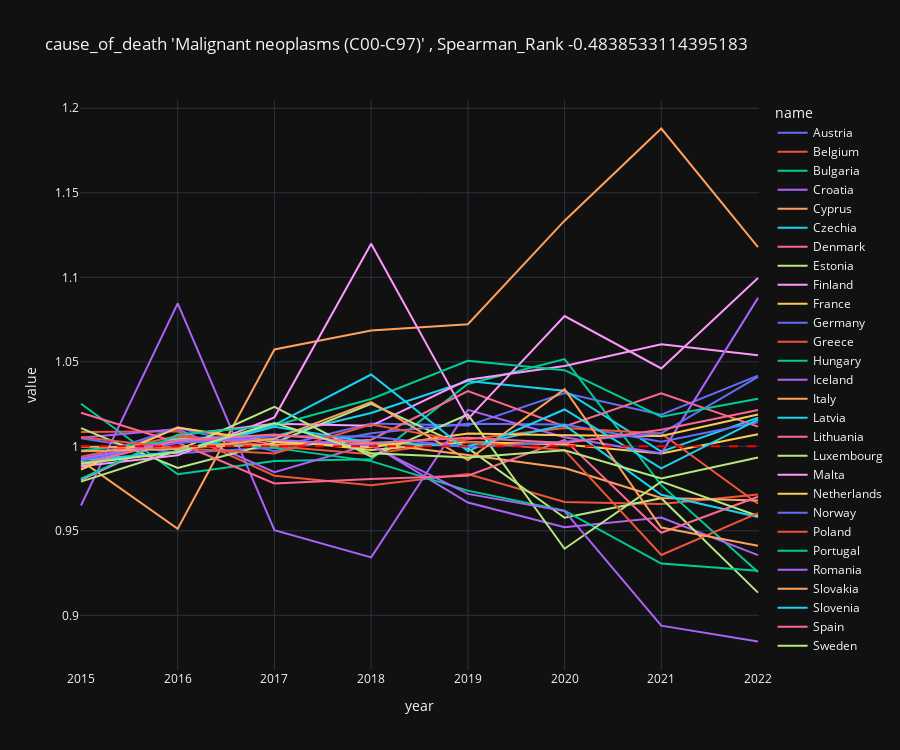
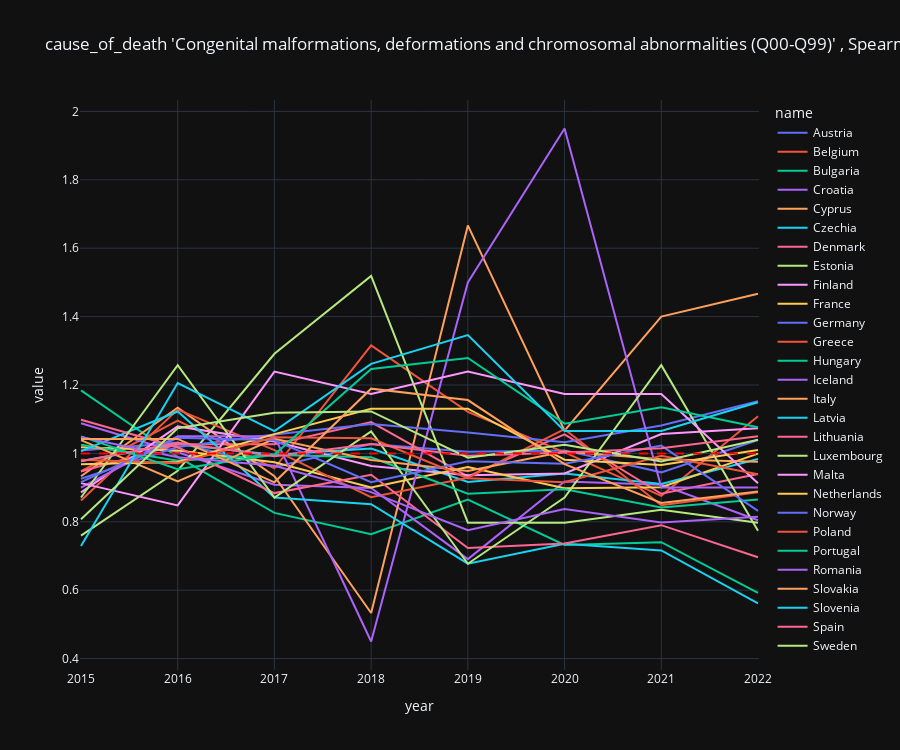
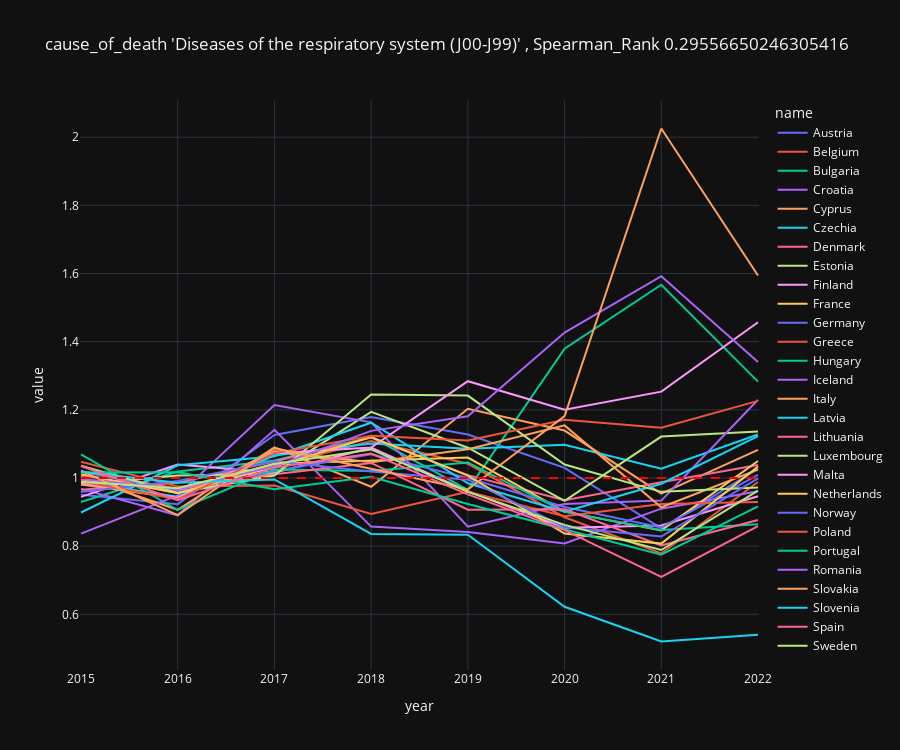

The notebook cell these images were saved under, in order:
### Markdown cell above
## lets see these overtime

### Code cell
# lets also filter by the top 10 most and least 10 vaccinated countries
v = dxv.copy().reset_index(drop=True)
v = v.sort_values(by='value',ascending=False) #least vaccine to most vaccines
v = v[~v['value'].isna()]
# include_abbr = pd.concat([v.head(5),v.tail(5)]).abbr.to_list()
include_abbr = v.abbr.drop_duplicates().to_list()

# let's print this lists for reference
# display(v.head(5))
# display(v.tail(5))

for index,row in TB_cod.iterrows():
    print(index,row)

    temp = cd[(cd['source']=='cause_of_death') & (cd['filter'] == row['cause_of_death']) & (cd['value_type']=='normalized') & (cd['year'] < 2023)]
    temp = temp[temp['abbr'].isin(include_abbr)]

    ## adding the vaccine value (ratio (total_dose/pop.))
    temp['vac dose/pop.'] = 0.0
    for i, vrow in v.iterrows():
        mask = temp['abbr'] == vrow['abbr']  # Create a boolean mask
        temp.loc[mask, 'vac dose/pop.'] = vrow['value']

    temp = temp.sort_values(by=['year', 'name'], ascending=[True, True])

    fig = px.line(
        temp,
        x='year',
        y='value',
        color='name',
        height=750 ,
        hover_data={
            'name', 'abbr', 'value','vac dose/pop.'
        },
        title=f"cause_of_death \'{row['cause_of_death']}\' , Spearman_Rank {row['Spearman_Rank']}"
        )
    fig.update_layout(template="plotly_dark")
    fig.add_shape(
        type="line",
        x0=2015, x1=2022,
        y0=1, y1=1, # Start and end y-coordinates
        line=dict(color="Red", width=2, dash="dash"),  # Line style
        xref="x", yref="y"          # Reference axes
    )
    fig.show()
